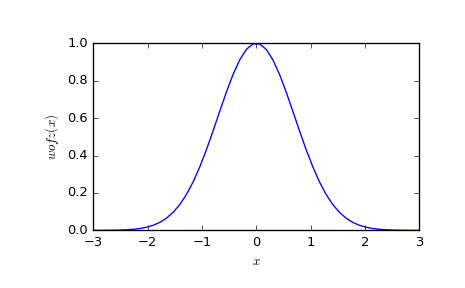

This chart was generated by the following Python code:
from scipy import special
import matplotlib.pyplot as plt
x = np.linspace(-3, 3)
plt.plot(x, special.wofz(x))
plt.xlabel('$x$')
plt.ylabel('$wofz(x)$')
plt.show()
